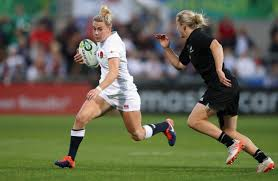
#> input picture Handover/Code/inference/general/two_players_image.jpeg, 278 x 181 px; its folder holds only this picture in this run
$ python -i ui_functions.py   (imports and definitions only)
#> lines starting #> are read from the running program, lines starting #| are printed output that depends on the picture; after the words box and inside, x2 and y2 are one past the last pixel; in counts of white or black regions, pixels touching at a corner belong together
#> further down, picture is the input picture: shape (181, 278, 3); mean B, G, R 80.7, 102.8, 101.5
"""
ui_functions.py
---------------
This module provides user interface utilities for file selection, input validation, and user-guided parameter selection in rugby analytics workflows. It includes functions for selecting files, checking file types, prompting for model types and booleans, extracting frames from videos, interactively selecting threshold values, and robustly collecting field point locations from user input. The module is designed to ensure robust and user-friendly input handling for downstream computer vision tasks.

Functions:
---------------
- `select_file`: Opens a file dialog for the user to select a file and returns the selected file's path.
- `check_is_video`: Determines whether a given file is a video based on its file extension.
- `get_model_type`: Prompts the user for the model type and validates it.
- `get_boolean`: Prompts the user for a boolean input and converts it to a boolean value.
- `get_frame`: Extracts a frame from the middle of a video file.
- `threshold_slider`: Displays a slider to adjust the threshold value for field line detection.
- `get_point_locations`: Prompts the user to input field point locations for 4 points, with robust input validation.
- `get_coordinates`: Allows the user to click on a point in an image to retrieve its coordinates.

Dependencies:
---------------
- OpenCV (`cv2`)
- NumPy (`numpy`)
- tkinter
- constants
"""

import os, sys, cv2
import numpy as np
from tkinter import Tk
from tkinter.filedialog import askopenfilename
from constants import POINT_SELECTION_STRING

# [117 lines left out: functions select_file, check_is_video, get_model_type, get_boolean, get_frame, not called in this run]

def threshold_slider(example_frame):
    """
    Displays a slider to adjust the threshold value for field line detection.
    The slider dynamically updates the thresholded image in real time.

    Parameters
        example_frame (numpy.ndarray): The example frame to apply thresholding on.

    Returns:
        int: The final threshold value selected by the user.
    """
    # [6 lines left out: function update_threshold, not called in this run]

    # Convert the example frame to grayscale
    gray_frame = cv2.cvtColor(example_frame, cv2.COLOR_BGR2GRAY)
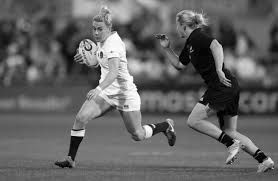
#> gray_frame: shape (181, 278); min 0, max 255, mean 99.9
    resized_frame = cv2.resize(gray_frame, (800, 450))
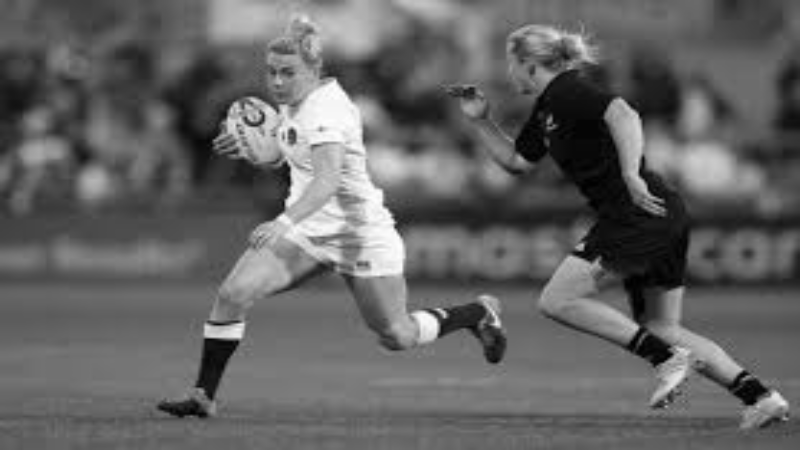
#> resized_frame: shape (450, 800); min 0, max 254, mean 99.7

    # Create a window for the slider
    window_name = "Select the highest value where field markings are still visible. Select any key to confirm"
    cv2.namedWindow(window_name)
    cv2.setWindowProperty(window_name, cv2.WND_PROP_TOPMOST, 1)  # Set the window to be on top

    # Create a trackbar (slider) for threshold adjustment
    cv2.createTrackbar("Threshold", window_name, 0, 255, update_threshold)

    # Set an initial threshold value
    initial_thresh = 165
    cv2.setTrackbarPos("Threshold", window_name, initial_thresh)

    _, thresholded = cv2.threshold(resized_frame, initial_thresh, 255, cv2.THRESH_BINARY)
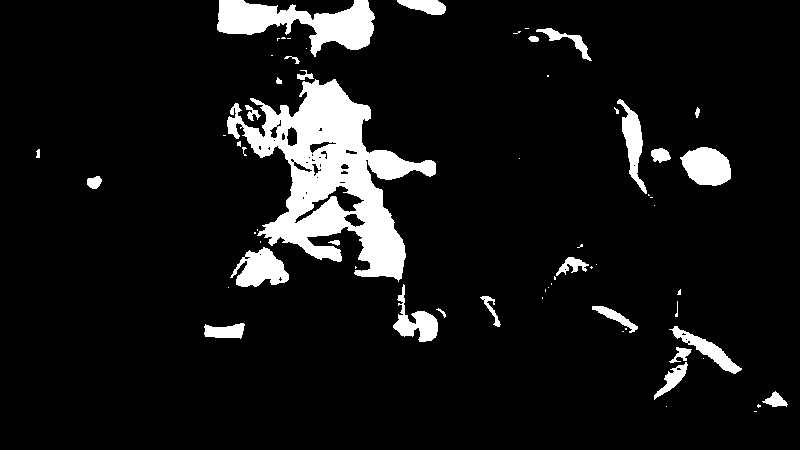
#> thresholded: shape (450, 800); 8.7% white; 64 white regions (35 under 20 px), largest, box (x1, y1, x2, y2) and area: (227, 79, 436, 282) 16813, (217, 0, 375, 57) 4508, (680, 147, 731, 186) 1468
    cv2.imshow(window_name, thresholded)

    # Wait for the user to close the window
    cv2.waitKey(0)
    # Get the final threshold value from the slider
    try:
        final_thresh = cv2.getTrackbarPos("Threshold", window_name)
    except:
        raise SystemExit("No key selected - exiting...")

    # Destroy the window
    cv2.destroyWindow(window_name)

    return final_thresh


# [137 lines left out: functions get_point_locations, click_event, get_coordinates, not called in this run]

>>> import cv2
>>> picture = cv2.imread('../inference/general/two_players_image.jpeg')
>>> result = threshold_slider(picture)
#> result = 165

$ run again, on Handover/Code/inference/general/static3.jpeg
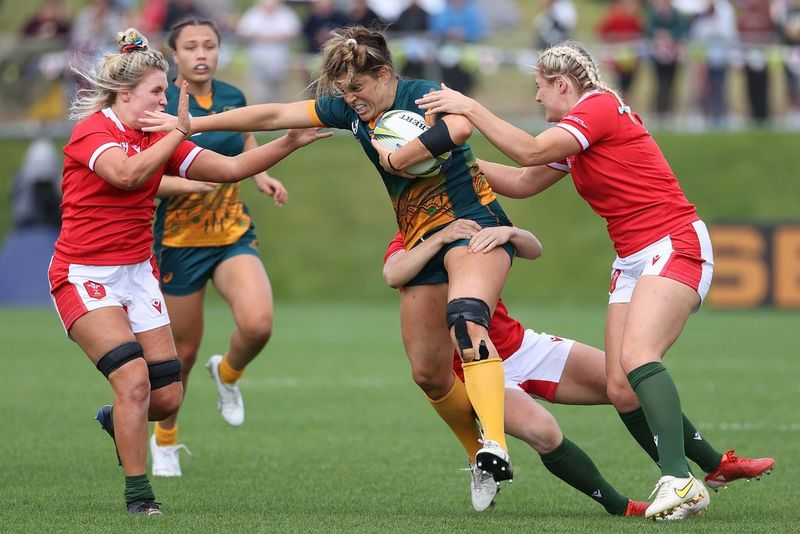
#> input picture Handover/Code/inference/general/static3.jpeg, 800 x 534 px
#> picture is the input picture: shape (534, 800, 3); mean B, G, R 96.3, 121.8, 132.4
#> in threshold_slider, `resized_frame = cv2.resize(gray_frame, (800, 450))`:
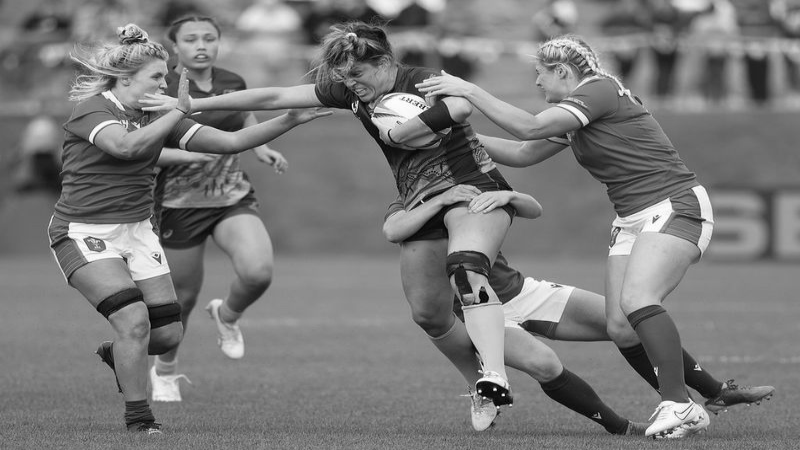
#> resized_frame: shape (450, 800); min 1, max 255, mean 121.9
#> in threshold_slider, `_, thresholded = cv2.threshold(resized_frame, initial_thresh, 255, cv2..`:
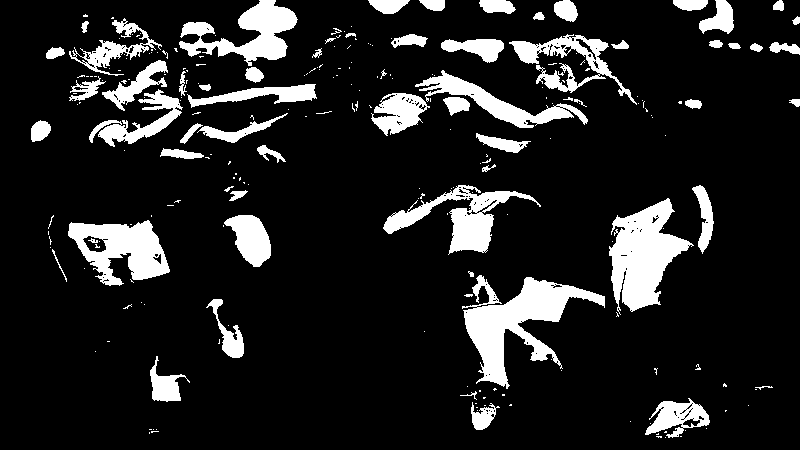
#> thresholded: shape (450, 800); 13.2% white; 236 white regions (172 under 20 px), largest, box (x1, y1, x2, y2) and area: (462, 275, 605, 389) 5867, (609, 198, 694, 315) 5228, (68, 220, 170, 286) 3747
#> result = 165

$ run again, on Handover/Code/inference/general/static5.jpeg
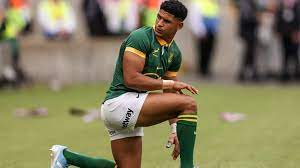
#> input picture Handover/Code/inference/general/static5.jpeg, 300 x 168 px
#> picture is the input picture: shape (168, 300, 3); mean B, G, R 95.4, 127.1, 133.7
#> in threshold_slider, `gray_frame = cv2.cvtColor(example_frame, cv2.COLOR_BGR2GRAY)`:
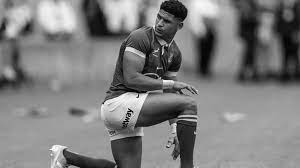
#> gray_frame: shape (168, 300); min 0, max 254, mean 125.5
#> in threshold_slider, `_, thresholded = cv2.threshold(resized_frame, initial_thresh, 255, cv2..`:
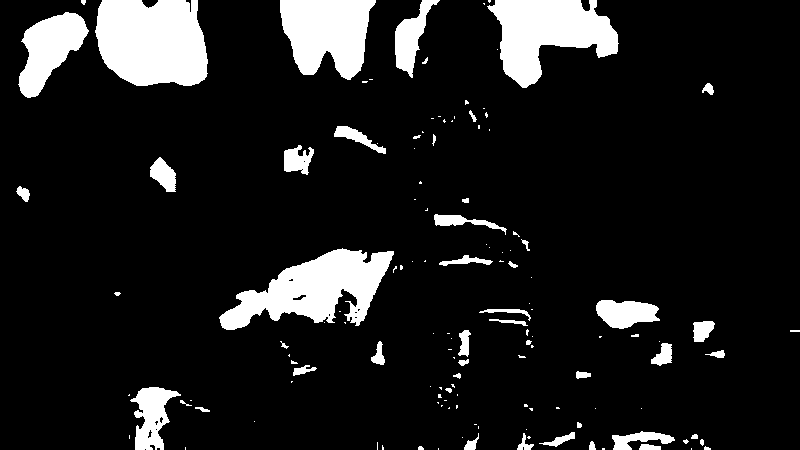
#> thresholded: shape (450, 800); 11.6% white; 135 white regions (82 under 20 px), largest, box (x1, y1, x2, y2) and area: (95, 0, 208, 86) 8310, (219, 248, 394, 330) 7260, (487, 0, 619, 88) 6575
#> result = 165

$ run again, on Handover/Code/inference/general/static6.jpeg
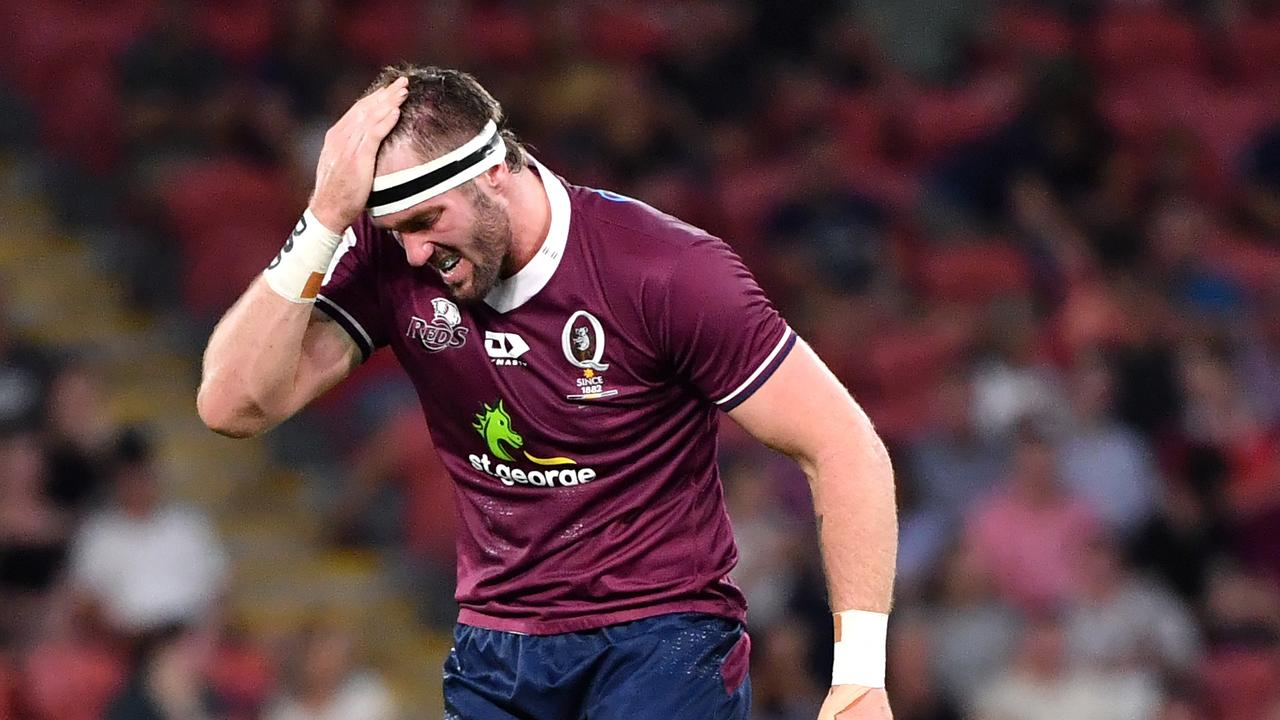
#> input picture Handover/Code/inference/general/static6.jpeg, 1280 x 720 px
#> picture is the input picture: shape (720, 1280, 3); mean B, G, R 64.4, 59.1, 88
#> in threshold_slider, `gray_frame = cv2.cvtColor(example_frame, cv2.COLOR_BGR2GRAY)`:
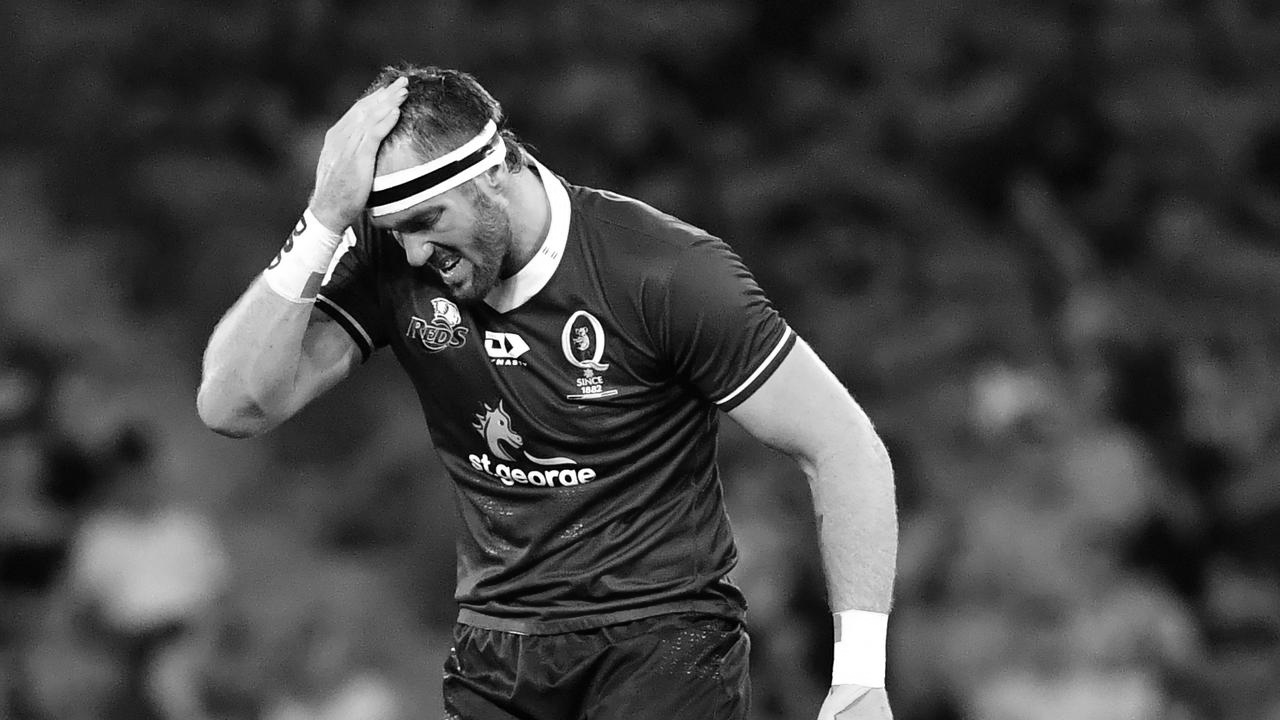
#> gray_frame: shape (720, 1280); min 0, max 255, mean 68.4
#> in threshold_slider, `_, thresholded = cv2.threshold(resized_frame, initial_thresh, 255, cv2..`:
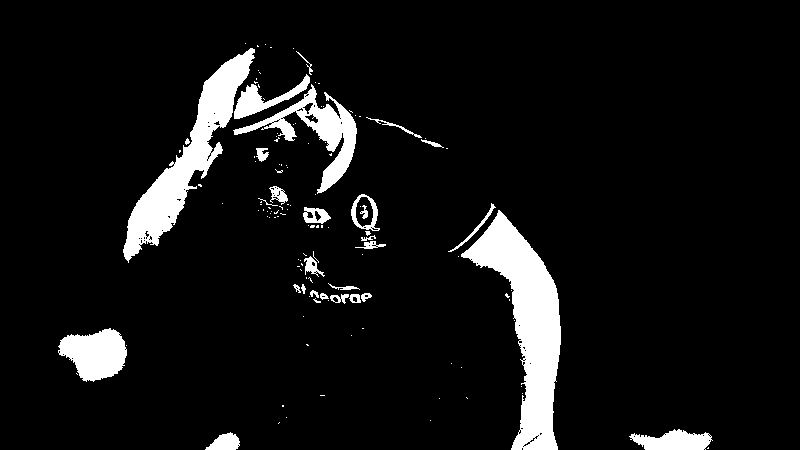
#> thresholded: shape (450, 800); 7.7% white; 129 white regions (100 under 20 px), largest, box (x1, y1, x2, y2) and area: (461, 210, 561, 450) 9609, (123, 48, 255, 263) 6950, (233, 84, 357, 194) 3336
#> result = 165
